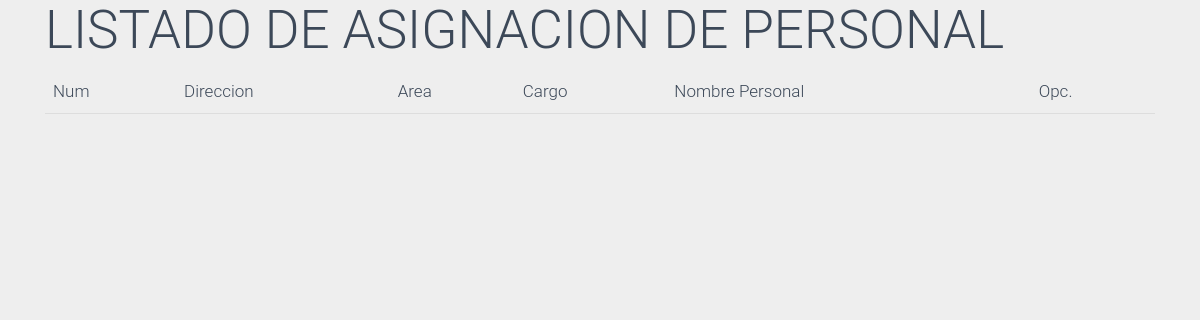
Before: /moduloA/listadoAsignacionPersonal.php with the older database file.
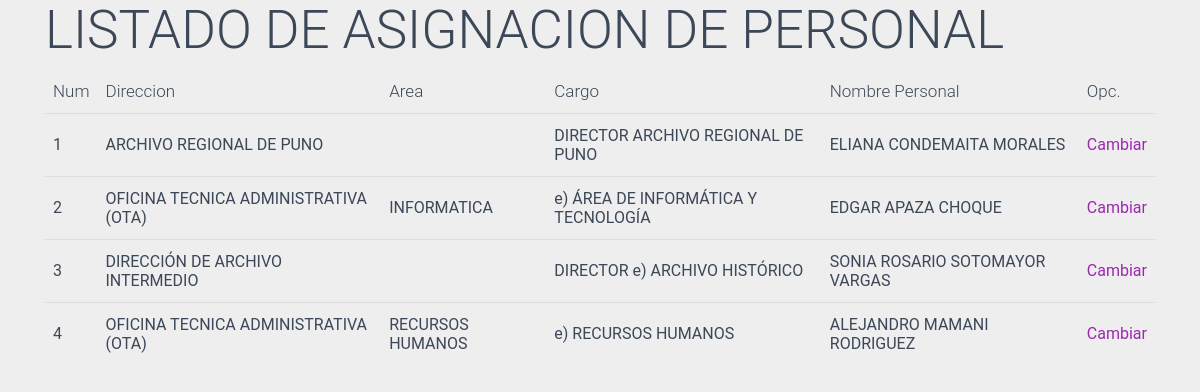
After: the same page with the newer database file.
### tables this page shows
CREATE TABLE `asignacionpersonal` (
  `idasignacion` int(11) NOT NULL AUTO_INCREMENT,
  `idoficina` int(11) NOT NULL,
  `idarea` int(11) DEFAULT NULL,
  `idcargo` int(11) DEFAULT NULL,
  `idpersonal` int(11) DEFAULT NULL,
  `fecInicioCargo` date DEFAULT NULL,
  `fecFinCargo` date DEFAULT NULL,
  `documento` varchar(100) DEFAULT NULL,
  `fecCreate` datetime DEFAULT NULL,
  `fecUpdtae` datetime DEFAULT NULL,
  PRIMARY KEY (`idasignacion`)
);

CREATE TABLE `oficinas` (
  `id` int(11) NOT NULL AUTO_INCREMENT,
  `nombre_of` varchar(60) NOT NULL,
  `sigla` varchar(10) DEFAULT NULL,
  `f_creacion` datetime DEFAULT NULL,
  `f_update` timestamp NULL DEFAULT CURRENT_TIMESTAMP ON UPDATE CURRENT_TIMESTAMP,
  `id_metas` int(11) DEFAULT NULL,
  `id_institucion` int(11) DEFAULT NULL,
  PRIMARY KEY (`id`),
  UNIQUE KEY `nombre_of_UNIQUE` (`nombre_of`),
  KEY `id_metas` (`id_metas`),
  KEY `id_institucion` (`id_institucion`),
  CONSTRAINT `oficinas_ibfk_1` FOREIGN KEY (`id_metas`) REFERENCES `metas` (`id_metas`),
  CONSTRAINT `oficinas_ibfk_2` FOREIGN KEY (`id_institucion`) REFERENCES `institucion` (`id`)
);

CREATE TABLE `cargos` (
  `id_cargos` int(11) NOT NULL AUTO_INCREMENT,
  `id_oficina` int(11) NOT NULL,
  `nombre_cargo` varchar(150) NOT NULL,
  `fec_creacion` datetime DEFAULT NULL,
  PRIMARY KEY (`id_cargos`),
  KEY `fk_oficina_cargos_idx` (`id_oficina`),
  CONSTRAINT `fk_oficina_cargos` FOREIGN KEY (`id_oficina`) REFERENCES `oficinas` (`id`) ON DELETE NO ACTION ON UPDATE NO ACTION
);

CREATE TABLE `personal` (
  `id_personal` int(11) NOT NULL AUTO_INCREMENT,
  `nombre` varchar(50) DEFAULT NULL,
  `apellidos` varchar(100) DEFAULT NULL,
  `sexo` varchar(10) DEFAULT NULL,
  `telefono` varchar(15) DEFAULT NULL,
  `fecha_nac` date DEFAULT NULL,
  `email` varchar(80) DEFAULT NULL,
  `DNI` char(8) DEFAULT NULL,
  `foto` varchar(200) DEFAULT NULL,
  `f_creacion` datetime DEFAULT NULL,
  `f_update` timestamp NULL DEFAULT CURRENT_TIMESTAMP ON UPDATE CURRENT_TIMESTAMP,
  PRIMARY KEY (`id_personal`)
);

CREATE TABLE `areas` (
  `id_areas` int(11) NOT NULL AUTO_INCREMENT,
  `nombre` varchar(50) NOT NULL,
  `descripcion` text,
  `idoficina` int(11) NOT NULL,
  `id_metas` int(11) DEFAULT NULL,
  `f_creacion` datetime DEFAULT NULL,
  `f_update` timestamp NULL DEFAULT CURRENT_TIMESTAMP ON UPDATE CURRENT_TIMESTAMP,
  PRIMARY KEY (`id_areas`),
  KEY `id_metas` (`id_metas`),
  CONSTRAINT `areas_ibfk_1` FOREIGN KEY (`id_metas`) REFERENCES `metas` (`id_metas`)
);

### moduloA/models/Conexion.php (called while the page is built, shortened)
<?php
class Conexion {
	public function Conectar() {
		$mysqli = new mysqli("localhost","coraima", "A@dmin0215.,$", "bd_institucion");
		$mysqli->set_charset("utf8");
		return $mysqli;
	}
}
?>

### moduloA/models/asignacionPersonal.model.php (called while the page is built, shortened)
<?php
require_once("Conexion.php");
class AsignacionPersonal
{
    private $conn;
    function __construct()
    {
        $link = new Conexion();
        $this->conn = $link->Conectar();
        return $this->conn;
    }
    public function MostrarTodo()
    {
        $sql = "SELECT idasignacion,idoficina,idarea,idcargo,idpersonal,fecInicioCargo,fecFinCargo,documento,fecCreate,fecUpdtae FROM asignacionpersonal;";
        if(!$res = $this->conn->query($sql)){
            echo "Error: " . mysqli_error($this->conn);
            exit();
        }
        return $res;
    }
}

### moduloA/models/oficinas.model.php (called while the page is built, shortened)
<?php
require_once("Conexion.php");
class Oficinas
{
	private $conn;
	function __construct()
	{
		$link = new Conexion();
		$this->conn = $link->Conectar();
		return $this->conn;
	}
	public function MostrarOficina($idoficina)
	{
		$sql = "SELECT id, nombre_of, id_metas,id_institucion FROM oficinas WHERE id = $idoficina;";
		if(!$response = $this->conn->query($sql))
		{
			echo " No se han asignado ninguna meta";
		}
		$fila = $response->fetch_array(MYSQLI_ASSOC);
		return $fila;
	}
}

### moduloA/models/cargos.model.php (called while the page is built, shortened)
<?php
require_once("Conexion.php");
class Cargo
{
	private $conn;
	function __construct()
	{
		$link = new Conexion();
		$this->conn = $link->Conectar();
		return $this->conn;
	}
	public function MostrarCargos($idcargos)
	{
		$sql = "SELECT id_cargos,id_oficina,nombre_cargo,fec_creacion FROM cargos WHERE id_cargos = $idcargos;";
		if(!$response = $this->conn->query($sql))
		{
			echo " No se han asignado ningun cargo";
		}
		$data = $response->fetch_array(MYSQLI_ASSOC);
		return $data;
	}
}

### moduloA/models/personal.model.php (called while the page is built, shortened)
<?php
require_once("Conexion.php");
class Personal
{
	private $conn;
	function __construct()
	{
		$link = new Conexion();
		$this->conn = $link->Conectar();
		return $this->conn;
	}
	public function MostrarPersonalUno($idpersonal)
	{
		$sql = "SELECT id_personal,nombre,apellidos,sexo,telefono,fecha_nac,email,foto,f_creacion,DNI FROM personal WHERE id_personal = " . $idpersonal;
		if(!$response = $this->conn->query($sql)){
			echo "Error: ". mysqli_error($this->conn);
			exit();
		}
		$dato = $response->fetch_array(MYSQLI_ASSOC);
		return $dato;
	}
}

### moduloA/models/areas.model.php (called while the page is built, shortened)
<?php
require_once("Conexion.php");
class Areas
{
    private $conn;
    function __construct()
    {
        $link = new Conexion();
        $this->conn = $link->Conectar();
        return $this->conn;
    }
    public function MostrarArea($idarea)
    {
        $sql = "SELECT id_areas, nombre, id_metas, descripcion,f_creacion,f_update from areas WHERE id_areas = $idarea;";
        if(!$response = $this->conn->query($sql)){
            echo "Error: " . mysqli_error($this->conn);
            exit();
        }
        $data = $response->fetch_array(MYSQLI_ASSOC);
        return $data;
    }
}

### moduloA/listadoAsignacionPersonal.php (the view)
<?php
require("models/asignacionPersonal.model.php");
require("models/oficinas.model.php");
require("models/areas.model.php");
require("models/cargos.model.php");
require("models/personal.model.php");
$asignacion = new AsignacionPersonal();
$oficinas = new Oficinas();
$areas    = new Areas();
$cargos   = new Cargo();
$personal = new Personal();
$dataAsignacion = $asignacion->MostrarTodo();
$i=1;
?>
<link rel="stylesheet" href="assets/css/material-dashboard.css">
<div class="container">
	<h1>LISTADO DE ASIGNACION DE PERSONAL</h1>
	<table class="table">
		<thead>
			<tr>
				<th>Num</th>
				<th>Direccion</th>
				<th>Area</th>
				<th>Cargo</th>
				<th>Nombre Personal</th>
				<th>Opc.</th>
			</tr>
		</thead>
		<tbody>
			<?php
				while ($fila = $dataAsignacion->fetch_array(MYSQLI_ASSOC)) {
			?>
			<tr>
				<td>
					<?php echo $i; ?>
				</td>
				<td>
					<?php
					$dataOficina  = $oficinas->MostrarOficina($fila['idoficina']);
					echo $dataOficina['nombre_of'];
					?>
				</td>
				<td>
					<?php
					$dataAreas    = $areas->MostrarArea($fila['idarea']);
					echo $dataAreas['nombre'];
					?>
				</td>
				<td>
					<?php
					$dataCargos   = $cargos->MostrarCargos($fila['idcargo']);
					echo $dataCargos['nombre_cargo'];
					?>
				</td>
				<td>
					<?php
					$dataPersonal = $personal->MostrarPersonalUno($fila['idpersonal']);
					echo $dataPersonal['nombre']." ".$dataPersonal['apellidos'];
					?>
				</td>
				<td>
					<a href="#" >Cambiar</a>
				</td>
			</tr>
			<?php $i++;} ?>
		</tbody>
	</table>
</div>

Changed rows visible on the page:
added asignacionpersonal: idoficina.nombre_of "ARCHIVO REGIONAL DE PUNO", idcargo.nombre_cargo "DIRECTOR ARCHIVO REGIONAL DE PUNO", idpersonal.nombre "ELIANA", idpersonal.apellidos "CONDEMAITA MORALES"
added asignacionpersonal: idoficina.nombre_of "OFICINA TECNICA ADMINISTRATIVA (OTA)", idarea.nombre "INFORMATICA", idcargo.nombre_cargo "e) ÁREA DE INFORMÁTICA Y TECNOLOGÍA", idpersonal.nombre "EDGAR", idpersonal.apellidos "APAZA CHOQUE"
added asignacionpersonal: idoficina.nombre_of "DIRECCIÓN DE ARCHIVO INTERMEDIO", idcargo.nombre_cargo "DIRECTOR e) ARCHIVO HISTÓRICO", idpersonal.nombre "SONIA ROSARIO", idpersonal.apellidos "SOTOMAYOR VARGAS"
added asignacionpersonal: idoficina.nombre_of "OFICINA TECNICA ADMINISTRATIVA (OTA)", idarea.nombre "RECURSOS HUMANOS", idcargo.nombre_cargo "e) RECURSOS HUMANOS", idpersonal.nombre "ALEJANDRO", idpersonal.apellidos "MAMANI RODRIGUEZ"
